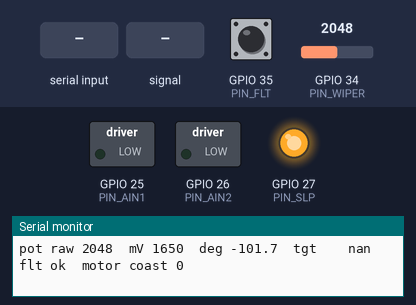
The sketch below on a simulated ESP32. On the bench: switched loads named in the sketch (green lamp = pin HIGH), output pins drawn as LEDs (lit = HIGH), the last lines printed to the serial monitor. Dashed ring = blinking. The test bench sets the inputs (shaded band); at power-on: GPIO 34 (PIN_WIPER) = 2048, GPIO 35 (PIN_FLT) HIGH (analog values on the 0–4095 scale).

Above: at 1.5 s.
1.6 s: "f\n" received over Serial
At 2.0 s:
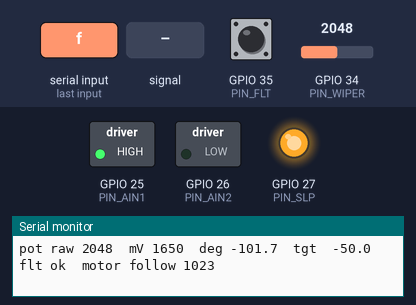
4.6 s: GPIO 34 (PIN_WIPER) set to 1996
At 5.7 s:
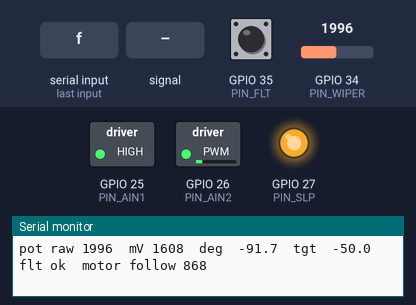
7.6 s: "-\n" received over Serial
At 7.68 s:
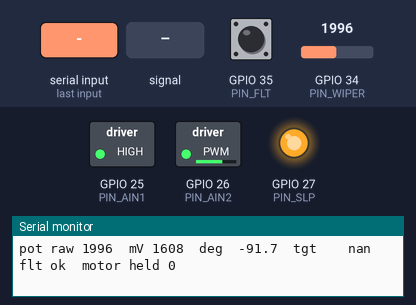
9.2 s: GPIO 34 (PIN_WIPER) fed a 200 Hz sine of ±1023 counts around its level
11.6 s: "+\n" received over Serial
At 11.67 s:
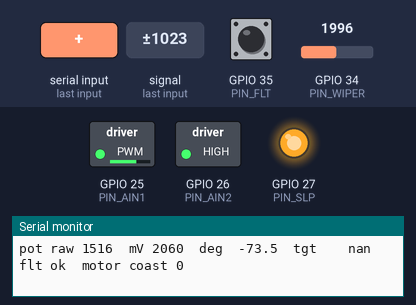
13.2 s: "h 90\n" received over Serial
Timing chart, 0 to 17.2 s (numbered marks = the images above; inputs shaded):
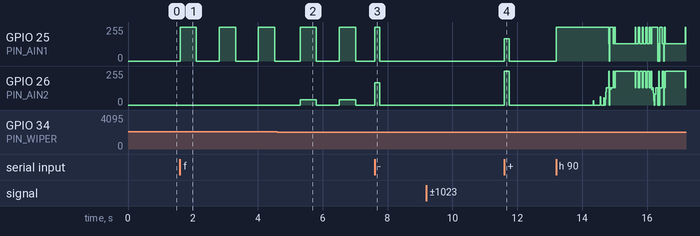

The sketch:

node_v1_7.ino
```cpp
/*
 * PROJECT: Homeostat pot node, bring-up
 * DEVICE:  ESP32-DevKitC-32E + Adafruit DRV8833 + Alps 16 mm motorised pot (100k)
 *
 * v1.7: the hand. In 'follow' the motor holds the needle where it is told, with no time limit.
 * Take the knob and push against it: the motor goes slack and the hand has the needle. Leave
 * the knob still for STILL_MS and the motor takes it back, holding it where the hand left it.
 * The hand outranks the machine: it proposes, a person can overrule. Judged by displacement
 * (no touch track), as on the TL fader: off by more than HAND_ERR and not winning back
 * HAND_GAIN within HAND_MS while driving.
 * Also: a wiper jump filter (a reading the knob couldn't have made is ignored unless it stays)
 * and a fault when the wiper reads where this wiring can't go (a lost wiper reads ~4095).
 *
 * Motor is OFF at boot and only moves when told.
 *
 * CONFIGURATION:
 *   POS_LOW / POS_ZERO / POS_HIGH   counts at the -50 / 0 / +50 deg marks ('lo' / 'zero' / 'hi')
 *   motorReversed        flip with 'r' if + jog makes the counts go DOWN
 *
 * WIRING (see node/img/node_wiring.svg):
 *   pot track ends -> 3V3 / GND (own GND pin), wiper -> GPIO34 + 100 nF to pot GND
 *   DRV8833 AIN1 -> GPIO25, AIN2 -> GPIO26, SLP -> GPIO27, FLT -> GPIO35 (+10k to 3V3)
 *   DRV8833 AOUT1/AOUT2 -> pot motor, VM/GND -> motor supply, GND common with ESP32
 *
 * SERIAL (115200):
 *   V            version
 *   ?            one status line now
 *   q            stream on/off (every 100 ms: raw, mV, deg, flt, motor)
 *   + / -        jog 150 ms at jog duty, prints counts before/after
 *   j N          jog duty 0-100 % (default 35)
 *   u N          speed test: run N % for 1 s towards the middle, print deg/s
 *   f D          follow: hold D degrees (-50..50) with no time limit; the hand can take over
 *   f            follow from where the needle is now
 *   he N / hg N / hm N / still N   hand: error counts, win-back counts, window ms, release ms
 *   h D          hold at D degrees (-50..50) for 8 s, then coast (no hand detection)
 *   s            stop (coast)      b  brake
 *   r            reverse motor direction
 *   kp X / min N / max N   hold tuning: duty per count of error, duty floor, duty cap (0-1023)
 *   db N         hold deadband in counts (~5.5 counts a degree)
 *   lo / hi      take the current reading as -50 / +50 deg  (lo N / hi N: set the count)
 *   sleep / wake DRV8833 SLP low / high
 */

#define VERSION "1.7"
#if __has_include("version.h")
#include "version.h"            // written by node/flash.ps1 from git
#endif
#ifndef FW_VERSION
#define FW_VERSION "unversioned build"
#endif

// ---- pins ----
const int PIN_WIPER = 34;   // ADC1_CH6, input only: keeps working when the radio is on
const int PIN_AIN1  = 25;
const int PIN_AIN2  = 26;
const int PIN_SLP   = 27;
const int PIN_FLT   = 35;   // input only, external 10k pull-up; low = DRV8833 fault

// ---- motor ----
const uint32_t PWM_FREQ = 20000;   // above hearing
const uint8_t  PWM_BITS = 10;      // duty 0-1023
const int      FULL     = (1 << PWM_BITS) - 1;
int  jogPercent = 35;
bool motorReversed = true;          // v1.3: measured on the bench, + duty = counts up (towards CCW)
const uint32_t JOG_MS  = 150;
const uint32_t HOLD_MS = 8000;     // RK168 is slow by design: ~12 s per 300 deg
float KP = 4.0f;                   // duty per count of error while holding (v1.5: 1.5 was slow on the
                                   // real scale, ~5.5 counts a degree: most moves sat at MIN_DUTY)
int   MIN_DUTY = 500, MAX_DUTY = 1023; // 4.5 V motor on its own 5 V: full duty is in spec
int DEADBAND = 6;                  // counts: ~1 deg on the real scale (v1.6; 15 stopped ~2.7 deg short)

// ---- the needle's window: 100 deg of the pot's ~300 ----
// v1.2: 3V3 on pot pin 2 (behind ~88k), GND on pin 3: wiper runs 0..~1.67 V, raw 0..~1925 over 300 deg.
// CCW = high counts. -50 deg is the CCW side. ~7 counts a degree; set from a hand sweep, refine with marks.
// v1.4: read off the marks on the faceplate, knob resting, 2 s each (+-2 counts).
// The halves differ (260 vs 290 counts), so two straight lines meet at 0: every mark exact.
int POS_LOW  = 1779;               // -50 deg mark (CCW side)
int POS_ZERO = 1519;               //   0 deg mark
int POS_HIGH = 1229;               // +50 deg mark (CW side)
const int WINDOW_SLACK = 150;      // counts beyond the window the motor may still push outward

// ---- the hand (v1.7) ----
// ~5.5 counts a degree. The motor is slow (~28 deg/s flat out, a few deg/s near the duty floor),
// so the test is "not winning back", not "losing".
int HAND_ERR  = 22;                // counts (~4 deg) off target before a hand is suspected
int HAND_GAIN = 3;                 // counts the motor must win back per window to clear suspicion
uint32_t HAND_MS  = 250;           // the window
uint32_t STILL_MS = 700;           // knob still this long under a hand = let go
const int STILL_BAND = 6;          // counts (~1 deg): "still", above the +-2 count noise

// ---- the wiper's honesty ----
const int WIPER_MAX = 2300;        // this wiring tops out ~1925 (1.65 V); above = wiper lost
const int JUMP      = 120;         // counts (~22 deg) in one reading: not a knob, a contact
const int JUMP_KEEP = 8;           // ...unless it stays this many readings, then believe it
const uint32_t LOST_MS = 300;      // wiper out of range this long while driving = fault

enum MotorMode { COAST, BRAKE, JOG, HOLD, FOLLOW, HELD, FAULT };
MotorMode mode = COAST;
const char *modeName[] = {"coast", "brake", "jog", "hold", "follow", "held", "fault"};

bool stream = true;
int holdTarget = 0;
uint32_t modeUntil = 0, lastReport = 0;
int lastDuty = 0;
String line;

int pos = -1;                      // the needle, as believed (filtered)
int jumpRun = 0, jumpRef = 0;      // a run of readings far from pos, and where it is
uint32_t lostSince = 0;
uint32_t winStart = 0; int winErr = 0;                           // hand window
uint32_t driveSince = 0;           // when the push started: a motor starting from rest is slow,
                                   // so the first HAND_MS of any push is never judged
uint32_t stillSince = 0; int stillRef = 0;                       // held: is the knob still?

// ---- reading the needle ----
int readRaw() {                    // 16 samples averaged: the 100k track is a soft source
  long sum = 0;
  for (int i = 0; i < 16; i++) sum += analogRead(PIN_WIPER);
  return sum / 16;
}

// one reading through the filter. Returns false while the wiper reads where it can't be.
bool readNeedle() {
  int raw = readRaw();
  if (raw > WIPER_MAX) { if (!lostSince) lostSince = millis(); return false; }
  lostSince = 0;
  if (pos < 0) { pos = raw; return true; }
  if (abs(raw - pos) <= JUMP) { pos = raw; jumpRun = 0; return true; }
  // a jump: believe it only if it stays put
  if (jumpRun > 0 && abs(raw - jumpRef) <= JUMP) jumpRun++;
  else { jumpRun = 1; jumpRef = raw; }
  if (jumpRun >= JUMP_KEEP) {
    Serial.printf("needle re-anchored %d -> %d (a real move, or a contact that stayed)\n", pos, raw);
    pos = raw; jumpRun = 0;
  }
  return true;
}

float rawToDeg(int raw) {          // two lines, -50..0 and 0..+50, meeting at the 0 mark
  bool lowSide = (POS_LOW > POS_ZERO) ? raw >= POS_ZERO : raw <= POS_ZERO;
  if (lowSide) return -50.0f * (raw - POS_ZERO) / float(POS_LOW - POS_ZERO);
  return 50.0f * (raw - POS_ZERO) / float(POS_HIGH - POS_ZERO);
}

int degToRaw(float d) {
  if (d <= 0) return POS_ZERO + int(-d / 50.0f * (POS_LOW - POS_ZERO));
  return POS_ZERO + int(d / 50.0f * (POS_HIGH - POS_ZERO));
}

// ---- driving it ----
// signed duty: + = forward. Slow decay (one input held high, the other PWM'd inverted):
// gentler at low speed than fast decay, which suits a small geared pot motor.
void drive(int duty) {
  duty = constrain(duty, -FULL, FULL);
  if (motorReversed) duty = -duty;
  lastDuty = duty;
  if (duty > 0) {
    ledcWrite(PIN_AIN1, FULL);
    ledcWrite(PIN_AIN2, FULL - duty);
  } else if (duty < 0) {
    ledcWrite(PIN_AIN1, FULL + duty);
    ledcWrite(PIN_AIN2, FULL);
  } else {
    ledcWrite(PIN_AIN1, 0);
    ledcWrite(PIN_AIN2, 0);
  }
}

void coast() { drive(0); mode = COAST; }
void brake() { ledcWrite(PIN_AIN1, FULL); ledcWrite(PIN_AIN2, FULL); lastDuty = 0; mode = BRAKE; }

// would this duty push the needle further out of its window?
bool pushingOut(int raw, int duty) {
  int lo = min(POS_LOW, POS_HIGH) - WINDOW_SLACK;
  int hi = max(POS_LOW, POS_HIGH) + WINDOW_SLACK;
  // duty > 0 is assumed to raise counts (that is what 'r' is for)
  return (raw > hi && duty > 0) || (raw < lo && duty < 0);
}

void report(const char *tag) {
  int raw = readRaw();
  bool tracking = (mode == HOLD || mode == FOLLOW);
  Serial.printf("%s raw %4d  mV %4d  deg %6.1f  tgt %6.1f  flt %s  motor %s %d\n", tag, raw,
                analogReadMilliVolts(PIN_WIPER), rawToDeg(pos >= 0 ? pos : raw),
                tracking ? rawToDeg(holdTarget) : NAN,
                digitalRead(PIN_FLT) ? "ok" : "LOW", modeName[mode], lastDuty);
}

// the motor's push towards a target: P with a floor, kept inside the window
int pushTowards(int target, int raw) {
  int err = target - raw;
  if (abs(err) < DEADBAND) return 0;
  int duty = constrain(int(KP * err), -MAX_DUTY, MAX_DUTY);
  if (abs(duty) < MIN_DUTY) duty = duty > 0 ? MIN_DUTY : -MIN_DUTY;
  if (pushingOut(raw, duty)) return 0;
  return duty;
}

void startFollow(int target) {
  // a target outside the needle's +-50 deg is brought to the nearest edge
  int lo = min(POS_LOW, POS_HIGH), hi = max(POS_LOW, POS_HIGH);
  holdTarget = constrain(target, lo, hi);
  mode = FOLLOW;
  winStart = 0; driveSince = 0;
}

void jog(int sign) {
  int before = readRaw();
  if (pushingOut(before, sign)) { Serial.println("jog refused: already past the window that way"); return; }
  mode = JOG;
  drive(sign * jogPercent * FULL / 100);
  uint32_t t = millis();
  while (millis() - t < JOG_MS) {
    if (!digitalRead(PIN_FLT)) break;
    delay(2);
  }
  coast();
  delay(60);
  int after = readRaw();
  Serial.printf("jog %c %d%%: %d -> %d (%+d counts)%s\n", sign > 0 ? '+' : '-', jogPercent,
                before, after, after - before,
                abs(after - before) < 10 ? "  [didn't move: more duty, or check motor wiring/supply]" : "");
}

// how fast does the needle actually go? run at a fixed duty for 1 s, heading for the middle
void speedTest(int pct) {
  int before = readRaw();
  int mid = POS_ZERO;
  int sign = before > mid ? -1 : +1;
  mode = JOG;
  drive(sign * pct * FULL / 100);
  uint32_t t = millis();
  while (millis() - t < 1000) {
    int raw = readRaw();
    if (!digitalRead(PIN_FLT) || pushingOut(raw, sign)) break;
    delay(2);
  }
  uint32_t ms = millis() - t;
  coast();
  delay(80);
  int after = readRaw();
  float dps = (rawToDeg(after) - rawToDeg(before)) * 1000.0f / ms;
  Serial.printf("speed %d%%: %.1f -> %.1f deg in %lu ms = %.1f deg/s\n", pct,
                rawToDeg(before), rawToDeg(after), ms, dps);
}

void handleCommand(String c) {
  c.trim();
  if (c == "V") Serial.printf("node_v%s %s\n", VERSION, FW_VERSION);
  else if (c == "?") report("status");
  else if (c == "q") { stream = !stream; Serial.printf("stream %s\n", stream ? "on" : "off"); }
  else if (c == "+") jog(+1);
  else if (c == "-") jog(-1);
  else if (c.startsWith("j ")) { jogPercent = constrain(c.substring(2).toInt(), 0, 100); Serial.printf("jog duty %d%%\n", jogPercent); }
  else if (c.startsWith("h ")) {
    float d = constrain(c.substring(2).toFloat(), -50.0f, 50.0f);
    holdTarget = degToRaw(d); mode = HOLD; modeUntil = millis() + HOLD_MS;
    Serial.printf("hold %.1f deg (raw %d) for %lu ms\n", d, holdTarget, HOLD_MS);
  }
  else if (c == "f") { startFollow(pos); Serial.printf("follow %.1f deg (here)\n", rawToDeg(holdTarget)); }
  else if (c.startsWith("f ")) {
    float d = constrain(c.substring(2).toFloat(), -50.0f, 50.0f);
    startFollow(degToRaw(d));
    Serial.printf("follow %.1f deg (raw %d)\n", d, holdTarget);
  }
  else if (c.startsWith("he ")) { HAND_ERR = c.substring(3).toInt(); Serial.printf("HAND_ERR %d\n", HAND_ERR); }
  else if (c.startsWith("hg ")) { HAND_GAIN = c.substring(3).toInt(); Serial.printf("HAND_GAIN %d\n", HAND_GAIN); }
  else if (c.startsWith("hm ")) { HAND_MS = c.substring(3).toInt(); Serial.printf("HAND_MS %lu\n", HAND_MS); }
  else if (c.startsWith("still ")) { STILL_MS = c.substring(6).toInt(); Serial.printf("STILL_MS %lu\n", STILL_MS); }
  else if (c.startsWith("u ")) speedTest(constrain(c.substring(2).toInt(), 0, 100));
  else if (c.startsWith("db ")) { DEADBAND = max(1, (int)c.substring(3).toInt()); Serial.printf("DEADBAND %d\n", DEADBAND); }
  else if (c.startsWith("kp ")) { KP = c.substring(3).toFloat(); Serial.printf("KP %.2f\n", KP); }
  else if (c.startsWith("min ")) { MIN_DUTY = constrain(c.substring(4).toInt(), 0, FULL); Serial.printf("MIN_DUTY %d\n", MIN_DUTY); }
  else if (c.startsWith("max ")) { MAX_DUTY = constrain(c.substring(4).toInt(), 0, FULL); Serial.printf("MAX_DUTY %d\n", MAX_DUTY); }
  else if (c == "s") { coast(); Serial.println("coast"); }
  else if (c == "b") { brake(); Serial.println("brake"); }
  else if (c == "r") { motorReversed = !motorReversed; coast(); Serial.printf("motorReversed %d\n", motorReversed); }
  else if (c == "lo" || c.startsWith("lo ")) { POS_LOW = c.length() > 3 ? c.substring(3).toInt() : readRaw(); Serial.printf("POS_LOW = %d (-50 deg)\n", POS_LOW); }
  else if (c == "zero" || c.startsWith("zero ")) { POS_ZERO = c.length() > 5 ? c.substring(5).toInt() : readRaw(); Serial.printf("POS_ZERO = %d (0 deg)\n", POS_ZERO); }
  else if (c == "hi" || c.startsWith("hi ")) { POS_HIGH = c.length() > 3 ? c.substring(3).toInt() : readRaw(); Serial.printf("POS_HIGH = %d (+50 deg)\n", POS_HIGH); }
  else if (c == "sleep") { coast(); digitalWrite(PIN_SLP, LOW); Serial.println("driver asleep"); }
  else if (c == "wake") { digitalWrite(PIN_SLP, HIGH); Serial.println("driver awake"); }
  else if (c.length()) Serial.printf("? unknown '%s'\n", c.c_str());
}

void setup() {
  Serial.begin(115200);
  delay(300);
  Serial.printf("node_v%s %s\n", VERSION, FW_VERSION);   // first line: which code is this

  analogReadResolution(12);
  analogSetPinAttenuation(PIN_WIPER, ADC_11db);          // 0..~3.1 V
  pinMode(PIN_FLT, INPUT);
  pinMode(PIN_SLP, OUTPUT);
  digitalWrite(PIN_SLP, HIGH);
  ledcAttach(PIN_AIN1, PWM_FREQ, PWM_BITS);
  ledcAttach(PIN_AIN2, PWM_FREQ, PWM_BITS);
  coast();

  Serial.println("motor off. 'f 0' to follow 0 deg; push the knob and the hand takes over. '?' for status");
  report("boot");
}

void loop() {
  while (Serial.available()) {
    char ch = Serial.read();
    if (ch == '\n' || ch == '\r') { if (line.length()) handleCommand(line); line = ""; }
    else line += ch;
  }

  if (!digitalRead(PIN_FLT) && mode != FAULT && mode != COAST && mode != HELD) {
    coast(); mode = FAULT;
    Serial.println("FAULT: DRV8833 FLT low (over-current or over-temperature). motor off");
  }

  bool good = readNeedle();
  uint32_t now = millis();

  // a lost wiper: never drive on a reading this wiring can't make
  if (!good && (mode == HOLD || mode == FOLLOW) && now - lostSince > LOST_MS) {
    coast(); mode = FAULT;
    Serial.println("FAULT: wiper reads out of range (lost contact on pot pin 4 / GPIO34?). motor off");
  }

  if (mode == HOLD && good) {
    int err = holdTarget - pos;
    if (now > modeUntil) { coast(); Serial.printf("hold done: target %d, at %d (%+d)\n", holdTarget, pos, -err); }
    else drive(pushTowards(holdTarget, pos));
  }

  if (mode == FOLLOW && good) {
    int err = abs(holdTarget - pos);
    int duty = pushTowards(holdTarget, pos);
    drive(duty);
    // the hand: off by more than HAND_ERR, driving the whole window, and not winning back
    if (duty == 0) driveSince = 0;
    else if (driveSince == 0) driveSince = now;
    if (duty == 0 || err <= HAND_ERR || now - driveSince < HAND_MS) winStart = 0;
    else if (winStart == 0) { winStart = now; winErr = err; }
    else if (now - winStart >= HAND_MS) {
      if (winErr - err < HAND_GAIN) {
        coast(); mode = HELD;
        stillRef = pos; stillSince = now;
        Serial.printf("hand on at %.1f deg (%.1f off, won back %d counts in %lu ms). motor slack\n",
                      rawToDeg(pos), rawToDeg(pos) - rawToDeg(holdTarget), winErr - err, HAND_MS);
      } else { winStart = now; winErr = err; }
    }
  }

  if (mode == HELD && good) {
    if (abs(pos - stillRef) > STILL_BAND) { stillRef = pos; stillSince = now; }
    else if (now - stillSince >= STILL_MS) {
      startFollow(pos);
      Serial.printf("hand off at %.1f deg: holding there\n", rawToDeg(holdTarget));
    }
  }

  if (stream && millis() - lastReport >= 100) { lastReport = millis(); report("pot"); }
  delay(2);
}

/*
 * FLASH:  powershell -File node\flash.ps1 -Sketch bench\node_v1_7
 *   board "ESP32 Dev Module" (esp32:esp32:esp32), DevKitC shows as a CP210x COM port.
 *   If upload stalls at "Connecting...", hold BOOT until it starts writing.
 */
```

Measured:
- the behaviour switches between 2035 and 2034 on GPIO 34 (PIN_WIPER) (found by bisection; images 1 and 2)
- after the input at 1.6 s, GPIO 25 (PIN_AIN1): alternates 255/255 for 0.50 s and 0/255 for 0.71 s, starting at once
- after the input at 4.6 s, GPIO 26 (PIN_AIN2): alternates 39/255 for 0.50 s and 0/255 for 0.71 s, starting after 0.71 s
- after the input at 11.6 s, GPIO 25 (PIN_AIN1): 0/255 → 166/255 at once, → 0/255 0.15 s later; GPIO 26 (PIN_AIN2): 0/255 → 255/255 at once, → 0/255 0.15 s later
